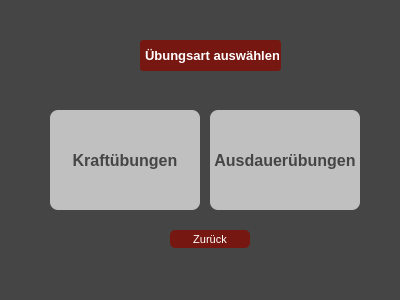
<?xml version="1.0" encoding="UTF-8"?>
<ui version="4.0">
 <class>Uebungsart</class>
 <widget class="QDialog" name="Uebungsart">
  <property name="geometry">
   <rect>
    <x>0</x>
    <y>0</y>
    <width>400</width>
    <height>300</height>
   </rect>
  </property>
  <property name="windowTitle">
   <string>Dialog</string>
  </property>
  <property name="styleSheet">
   <string notr="true">*{
	color: white;
	font-family: &quot;Trebuchet MS&quot;;
}

#Uebungsart{
	background-color: rgb(69, 69, 69);
}

#Titel{
color: white;
	background-color: #761811;
	font-size: 10pt;
	font-weight: bold;
	text-align: center;
	padding: 2px;
	border-radius: 3px;
}

#pushButton_Kraft{
	font-size: 12pt;
	font-weight: bold;
	border-radius: 8px;
	color: rgb(69, 69, 69);
	background-color: rgb(192, 192, 192);
}

#pushButton_Ausdauer{
	font-size: 12pt;
	font-weight: bold;
	border-radius: 8px;
	color:  rgb(69, 69, 69);
	background-color: rgb(192, 192, 192);
}

#pushButton_Back{
	background-color: #761811;
	font-size: 8pt;
   border-radius: 5px;
}
#pushButton_Kraft:hover{
	border: 5px solid #761811;
}

#pushButton_Ausdauer:hover{
	border: 5px solid #761811;
}

</string>
  </property>
  <widget class="QLabel" name="Titel">
   <property name="geometry">
    <rect>
     <x>140</x>
     <y>40</y>
     <width>141</width>
     <height>31</height>
    </rect>
   </property>
   <property name="text">
    <string>Übungsart auswählen</string>
   </property>
  </widget>
  <widget class="QPushButton" name="pushButton_Kraft">
   <property name="geometry">
    <rect>
     <x>50</x>
     <y>110</y>
     <width>150</width>
     <height>100</height>
    </rect>
   </property>
   <property name="text">
    <string>Kraftübungen</string>
   </property>
  </widget>
  <widget class="QPushButton" name="pushButton_Ausdauer">
   <property name="geometry">
    <rect>
     <x>210</x>
     <y>110</y>
     <width>150</width>
     <height>100</height>
    </rect>
   </property>
   <property name="text">
    <string>Ausdauerübungen</string>
   </property>
  </widget>
  <widget class="QPushButton" name="pushButton_Back">
   <property name="geometry">
    <rect>
     <x>170</x>
     <y>230</y>
     <width>80</width>
     <height>18</height>
    </rect>
   </property>
   <property name="text">
    <string>Zurück</string>
   </property>
  </widget>
 </widget>
 <resources/>
 <connections/>
</ui>
